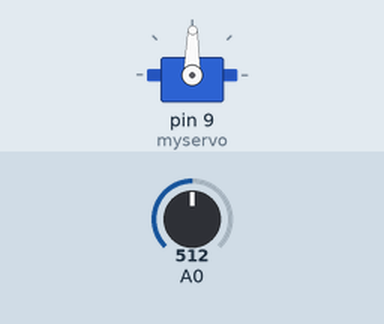
Bench run of a sketch on a simulated Arduino Uno, built with avr-gcc and run on an emulated ATmega328P. On the bench: servo. Inputs (shaded band) come from the test bench; at power-on: A0 = 512.

Above: at 1.2 s.
1.3 s: A0 set to 716
At 1.7 s:
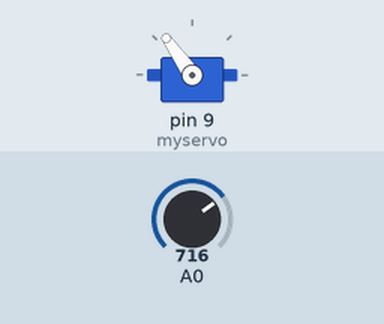
2.8 s: A0 set to 900
At 3.8 s:
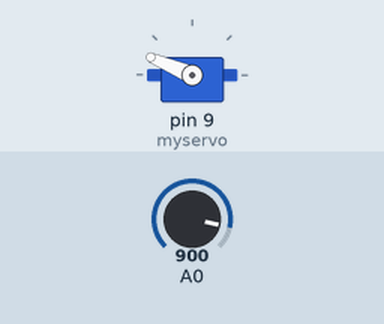
4.3 s: A0 set to 1023
At 5.2 s:
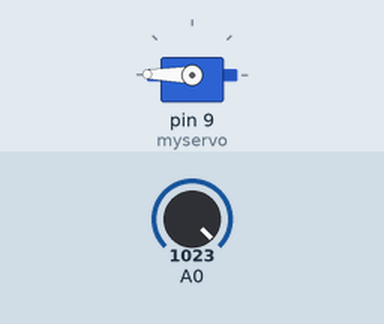
5.8 s: A0 set to 306
At 6.1 s:
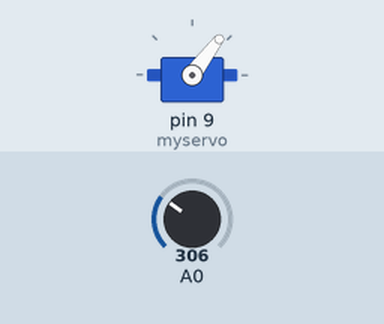
7.3 s: A0 set to 122
At 8.5 s:
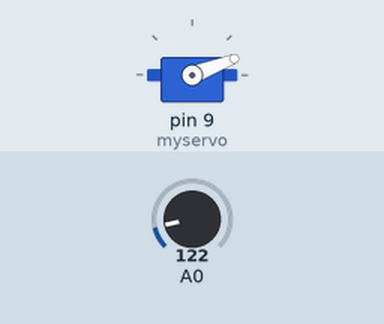
8.8 s: A0 set to 511
At 9.5 s:
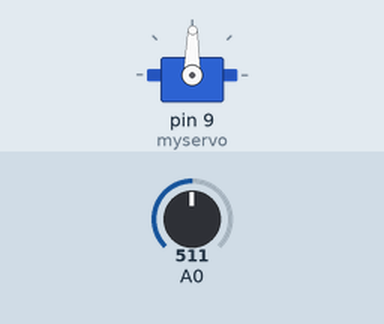
Timing chart, 0 to 11.3 s (numbered marks = the images above; inputs shaded):
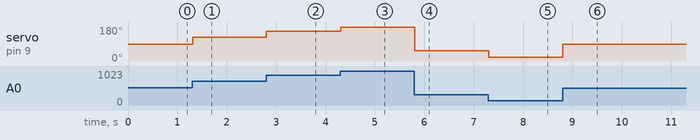

The sketch:

servo-control.ino
```cpp
/**
 * Author: Aravinth Panchadcharam
 * Email: me@aravinth.info
 * Date: 22/09/14.
 * Project: Yetu CAm
 */


#include <Servo.h>

Servo myservo;
int sensorValue;

void setup() {
  myservo.attach(9);
}

void loop() {
  sensorValue = analogRead(A0);
  sensorValue = map(sensorValue, 0, 1023, 0, 179);
  myservo.write(sensorValue);
  delay(15);
}
```

Measured:
- after the input at 1.3 s, servo on pin 9 (myservo): 89° → 125° at once
- after the input at 2.8 s, servo on pin 9 (myservo): 125° → 157° at once
- after the input at 4.3 s, servo on pin 9 (myservo): 157° → 179° at once
- after the input at 5.8 s, servo on pin 9 (myservo): 179° → 53° at once
- after the input at 7.3 s, servo on pin 9 (myservo): 53° → 21° at once
- after the input at 8.8 s, servo on pin 9 (myservo): 21° → 89° at once
